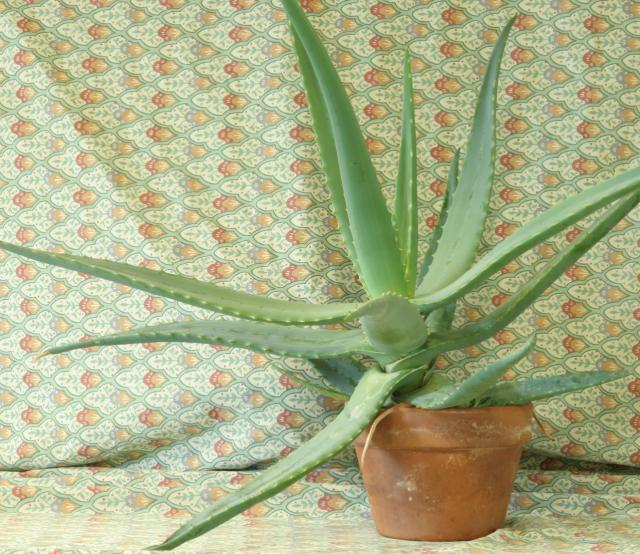
#> input picture images/aloeL.jpg, 640 x 554 px
$ python segmentation.py ../images/aloeL.jpg
#> lines starting #> are read from the running program, lines starting #| are printed output that depends on the picture
import numpy as np
import cv2
from matplotlib import pyplot as plt

from sys import argv

if len(argv) ==  2:
    file_name = argv[1]
else:
    file_name = '/home/d3athmast3r/Pictures/livia.jpg'

img = cv2.imread(file_name)
#> img is the input picture: shape (554, 640, 3); mean B, G, R 136.2, 176.7, 170.7
mask = np.zeros(img.shape[:2],np.uint8)

bgdModel = np.zeros((1,65),np.float64)
fgdModel = np.zeros((1,65),np.float64)

rect = (0,250,2422,1920)
cv2.grabCut(img,mask,rect,bgdModel,fgdModel,5,cv2.GC_INIT_WITH_RECT)

mask2 = np.where((mask==2)|(mask==0),0,1).astype('uint8')
img = img*mask2[:,:,np.newaxis]
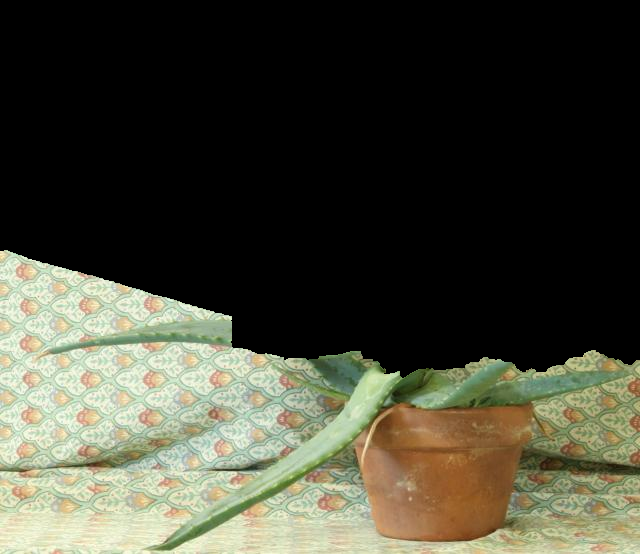
#> img: shape (554, 640, 3); mean B, G, R 55.6, 69.8, 69.9

plt.imshow(img, cmap = "gray"),plt.colorbar(),plt.show()
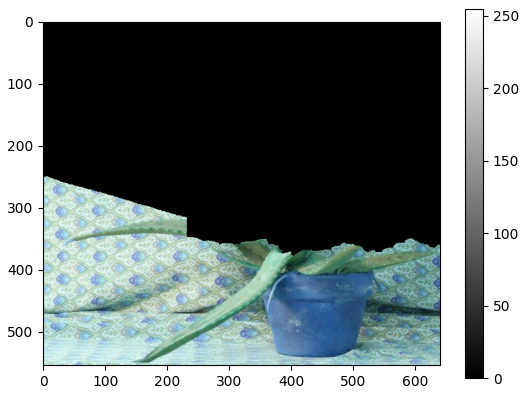
#> figure drawn by matplotlib, 2 panels; B, G, R data is drawn as R, G, B
